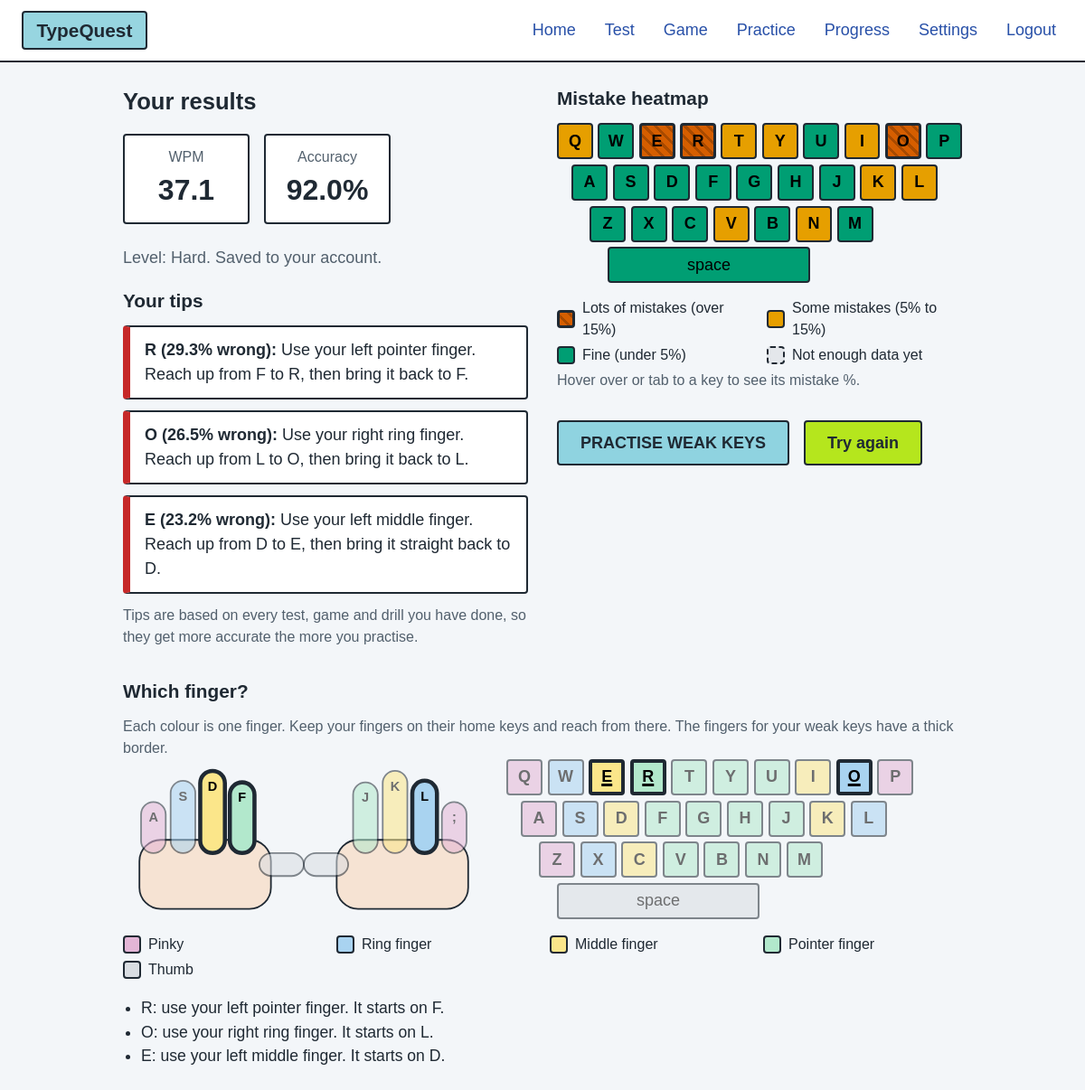
The page /results (signed in) on the database its author committed.
### tables this page shows
CREATE TABLE results (
    result_id     INTEGER PRIMARY KEY AUTOINCREMENT,
    user_id       INTEGER NOT NULL REFERENCES users (user_id),
    wpm           REAL NOT NULL,
    accuracy      REAL NOT NULL,
    level         TEXT CHECK (level IN ('easy', 'medium', 'hard')),
    date          TEXT NOT NULL,
    mode          TEXT NOT NULL DEFAULT 'test' CHECK (mode IN ('test', 'game', 'drill')),
    score         INTEGER,
    level_reached INTEGER
);

CREATE TABLE key_stats (
    user_id INTEGER NOT NULL REFERENCES users (user_id),
    key     TEXT NOT NULL,
    presses INTEGER NOT NULL DEFAULT 0,
    errors  INTEGER NOT NULL DEFAULT 0,
    PRIMARY KEY (user_id, key)
);

### app.py (the view)
@app.route("/results")
@login_required
def results():
    db = database()
    user_id = session["user_id"]
    result = db.get_latest_result(user_id)
    tips, heatmap, new_best, finger_guide = [], [], False, None
    if result is not None:
        key_stats = KeyStats.load(db, user_id)
        weak_keys = key_stats.weakest(3)
        tips = tip_engine.tips_for(weak_keys, TipEngine.load_last_tips(db, user_id))
        heatmap = tip_engine.heatmap_colours(key_stats)
        new_best = session.get("new_best") == result["result_id"]
        finger_guide = FingerGuide.guide([key for key, _ in weak_keys])
    return render_template("results.html", result=result, tips=tips, heatmap=heatmap,
                           new_best=new_best, finger_guide=finger_guide)

### app.py (called while the page is built, shortened)
def database():
    return Database(app.config["DATABASE"])

@app.before_request
def make_database_if_missing():
    db_path = app.config["DATABASE"]
    if db_path not in _checked_databases or not Path(db_path).exists():
        database().create_tables()
        _checked_databases.add(db_path)

@app.before_request
def log_out_idle_users():
    if "user_id" not in session or request.endpoint == "static":
        return None
    now = time.time()
    session["last_seen"] = now
    return None

def login_required(view):
    @wraps(view)
    def wrapped(*args, **kwargs):
        user = database().get_user_by_id(session["user_id"]) if "user_id" in session else None
        if user is None:
            session.clear()
            if request.is_json:
                return jsonify(error="Please log in again."), 401
            return redirect(url_for("login"))
        g.user = user
        return view(*args, **kwargs)
    return wrapped

### models/database.py (called while the page is built)
def make_user(row):
    if row is None:
        return None
    return User(row["user_id"], row["username"], row["password_hash"], row["personal_best"],
                bool(row["sound_on"]), bool(row["slow_mode"]))

    @contextmanager
    def connect(self):
        connection = sqlite3.connect(self.db_path)
        connection.row_factory = sqlite3.Row  # lets us read columns by name
        connection.execute("PRAGMA foreign_keys = ON")
        try:
            yield connection
            connection.commit()
        finally:
            connection.close()

    def create_tables(self):
        with self.connect() as connection:
            connection.executescript(SCHEMA)
        self.migrate()
        with self.connect() as connection:
            connection.executescript(INDEXES)

    def columns(self, table):
        with self.connect() as connection:
            rows = connection.execute("SELECT name FROM pragma_table_info(?)", (table,))
            return [row["name"] for row in rows]

    def get_user_by_id(self, user_id):
        with self.connect() as connection:
            row = connection.execute(USER_SELECT + "WHERE user_id = ?", (user_id,)).fetchone()
        return make_user(row)

### models/finger_guide.py (called while the page is built)
    @staticmethod
    def finger_for(key):
        if key == "space":
            return "right_thumb"
        for finger, keys in KEYS_FOR_FINGER.items():
            if key in keys:
                return finger
        return None

### models/tip_engine.py (called while the page is built)
def key_label(key):
    return "Space" if key == "space" else key.upper()

### templates/results.html (shortened to what this page needs)
{% extends "base.html" %}
{% block content %}
{% if result is none %}
  <h1>No results yet</h1>
  <p>You haven't finished a typing test yet.</p>
  <a class="button go" href="{{ url_for('typing_test') }}">Start a typing test</a>
{% else %}
<div class="results-layout">
  <div>
    <section>
      <h1>Your results</h1>
      <div class="stats">
        <div class="stat">
          <span class="stat-label">WPM</span>
          <span class="stat-value" id="result-wpm">{{ result.wpm }}</span>
        </div>
        <div class="stat">
          <span class="stat-label">Accuracy</span>
          <span class="stat-value" id="result-accuracy">{{ result.accuracy }}%</span>
        </div>
      </div>
      <p class="hint">Level: {{ result.level|capitalize }}. Saved to your account.</p>
    </section>
    <section>
      <h2>Your tips</h2>
      <ul class="tips">
        {% for tip in tips %}
        <li class="tip{% if tip.key is none %} great{% endif %}">
          {% if tip.key is not none %}
            <strong>{{ tip.key }} ({{ tip.percent }}% wrong):</strong>
          {% endif %}
          {{ tip.text }}
        </li>
        {% endfor %}
      </ul>
      <p class="help">Tips are based on every test, game and drill you have done, so they get more accurate the more you practise.</p>
    </section>
  </div>
  <section>
    <h2>Mistake heatmap</h2>
    <div class="keyboard" role="list" aria-label="Your mistakes on each key">
      {% for row in heatmap %}
      <div class="keyboard-row row-{{ loop.index }}" role="none">
        {% for key in row %}
          {% if key.percent is none %}
            {% set detail = "not enough presses yet (" ~ key.presses ~ ")" %}
          {% else %}
            {% set detail = key.percent ~ "% wrong" %}
          {% endif %}
        <span class="key {{ key.band }}{% if key.name == 'space' %} space{% endif %}" role="listitem"
              tabindex="0" title="{{ key.label }}: {{ detail }}" aria-label="{{ key.label }}: {{ detail }}"
              data-band="{{ key.band }}">{{ "space" if key.name == "space" else key.label }}</span>
        {% endfor %}
      </div>
      {% endfor %}
    </div>
    <ul class="legend">
      <li><span class="key red mini"></span> Lots of mistakes (over 15%)</li>
      <li><span class="key orange mini"></span> Some mistakes (5% to 15%)</li>
      <li><span class="key green mini"></span> Fine (under 5%)</li>
      <li><span class="key grey mini"></span> Not enough data yet</li>
    </ul>
    <p class="help">Hover over or tab to a key to see its mistake %.</p>
    <div class="actions">
      <a class="button practice-button" href="{{ url_for('practice') }}">Practise weak keys</a>
      <a class="button go" href="{{ url_for('typing_test', level=result.level) }}">Try again</a>
    </div>
  </section>
</div>
{% with guide = finger_guide %}{% include "_finger_guide.html" %}{% endwith %}
{% endif %}
{% endblock %}

### templates/base.html (shortened to what this page needs)
<!doctype html>
<html lang="en">
<head>
  <link rel="stylesheet" href="{{ url_for('static', filename='css/style.css') }}">
</head>
<body>
  {% if session.user_id %}
  {% set nav = [
      ("home", "Home"),
      ("typing_test", "Test"),
      ("game", "Game"),
      ("practice", "Practice"),
      ("progress", "Progress"),
  ] %}
  {% set nav = nav + [("settings", "Settings")] %}
  <header class="topbar">
    <a class="logo" href="{{ url_for('home') }}">TypeQuest</a>
    <nav aria-label="Main">
      {% for endpoint, label in nav %}
      <a href="{{ url_for(endpoint) }}"{% if request.endpoint == endpoint %} aria-current="page"{% endif %}>{{ label }}</a>
      {% endfor %}
      <a href="{{ url_for('logout') }}">Logout</a>
    </nav>
  </header>
  {% endif %}
  <main class="{% block main_class %}page{% endblock %}">
    {% block content %}{% endblock %}
  </main>
</body>
</html>

### templates/_finger_guide.html
{% set shapes = {
    "left_pinky": (22, 50, 30, 62), "left_ring": (58, 24, 30, 88),
    "left_middle": (94, 12, 30, 100), "left_pointer": (130, 26, 30, 86),
    "left_thumb": (166, 112, 54, 28),
    "right_thumb": (220, 112, 54, 28), "right_pointer": (280, 26, 30, 86),
    "right_middle": (316, 12, 30, 100), "right_ring": (352, 24, 30, 88),
    "right_pinky": (388, 50, 30, 62),
} %}
<section class="finger-guide{% if guide.steps %} has-weak{% endif %}" id="finger-guide"
         aria-labelledby="finger-guide-title">
  <h2 id="finger-guide-title">Which finger?</h2>
  <p class="help">Each colour is one finger. Keep your fingers on their home keys and reach from there.
    {%- if guide.steps %} The fingers for your weak keys have a thick border.{% endif %}</p>
  <div class="finger-guide-body">
    <svg class="hands" viewBox="0 0 440 190" role="img" aria-labelledby="hands-title">
      <title id="hands-title">Two hands on the keyboard. Each finger shows the home key it rests on.</title>
      <rect class="palm" x="20" y="96" width="160" height="84" rx="26"/>
      <rect class="palm" x="260" y="96" width="160" height="84" rx="26"/>
      {% for finger in guide.hands %}
        {% set x, y, width, height = shapes[finger.id] %}
        <g class="finger finger-{{ finger.id.split('_')[1] }}{% if finger.weak %} weak{% endif %}"
           data-finger="{{ finger.id }}">
          <title>{{ finger.name|capitalize }}: starts on {{ finger.home }}</title>
          <rect x="{{ x }}" y="{{ y }}" width="{{ width }}" height="{{ height }}" rx="15"/>
          {% if finger.home != "Space" %}
          <text x="{{ x + width / 2 }}" y="{{ y + 24 }}" text-anchor="middle">{{ finger.home }}</text>
          {% endif %}
        </g>
      {% endfor %}
    </svg>
    <div class="keyboard finger-keyboard" role="list" aria-label="Which finger presses each key">
      {% for row in guide.keyboard %}
      <div class="keyboard-row row-{{ loop.index }}" role="none">
        {% for key in row %}
          {% set finger_name = guide.hands|selectattr("id", "equalto", key.finger)|map(attribute="name")|first %}
          {% set detail = "use one thumb" if key.name == "space" else "use your " ~ finger_name %}
        <span class="key finger-key finger-{{ key.finger.split('_')[1] }}{% if key.name == 'space' %} space{% endif %}{% if key.weak %} weak{% endif %}"
              role="listitem" tabindex="0" data-key="{{ key.name }}"
              title="{{ key.label }}: {{ detail }}" aria-label="{{ key.label }}: {{ detail }}">
          {{- "space" if key.name == "space" else key.label -}}
        </span>
        {% endfor %}
      </div>
      {% endfor %}
    </div>
  </div>
  <ul class="legend finger-legend">
    <li><span class="key mini finger-pinky"></span> Pinky</li>
    <li><span class="key mini finger-ring"></span> Ring finger</li>
    <li><span class="key mini finger-middle"></span> Middle finger</li>
    <li><span class="key mini finger-pointer"></span> Pointer finger</li>
    <li><span class="key mini finger-thumb"></span> Thumb</li>
  </ul>
  <ul class="finger-steps" id="finger-steps">
    {% for step in guide.steps %}
    <li>{{ step }}</li>
    {% else %}
    <li class="none">You don't have any weak keys right now. Hover over or tab to a key to see which finger presses it.</li>
    {% endfor %}
  </ul>
</section>

### rows shown on the page
results: wpm "37.1", accuracy "92.0", level "Hard"
key_stats: key "T"
key_stats: key "F"
key_stats: key "K"
key_stats: key "X"
key_stats: key "C"
key_stats: key "V"

### other values the page prints
{{ label }} "Home" "Test" "Game" "Practice" "Progress" "Settings"
{{ tip.key }} "R" "O" "E"
{{ tip.percent }} "29.3" "26.5" "23.2"
{{ tip.text }} "Use your left pointer finger. Reach up from F to R, then bring it back to F." "Use your right ring finger. Reach up from L to O, then bring it back to L." "Use your left middle finger. Reach up from D to E, then bring it straight back to D."
{{ "space" if key.name == "space" else key.label }} "Q" "W" "E" "R" "Y" "U" "I" "O" "P" "A" "S" "D" "G" "H" "J" "L" "Z" "B" "N" "M" "space"
{{ finger.home }} "A" "S" "D" "F" "J" "K" "L" ";"
{{ "space" if key.name == "space" else key.label }} "Q" "W" "E" "R" "T" "Y" "U" "I" "O" "P" "A" "S" "D" "F" "G" "H" "J" "K" "L" "Z" "X" "C" "V" "B" "N" "M" "space"
{{ step }} "R: use your left pointer finger. It starts on F." "O: use your right ring finger. It starts on L." "E: use your left middle finger. It starts on D."
